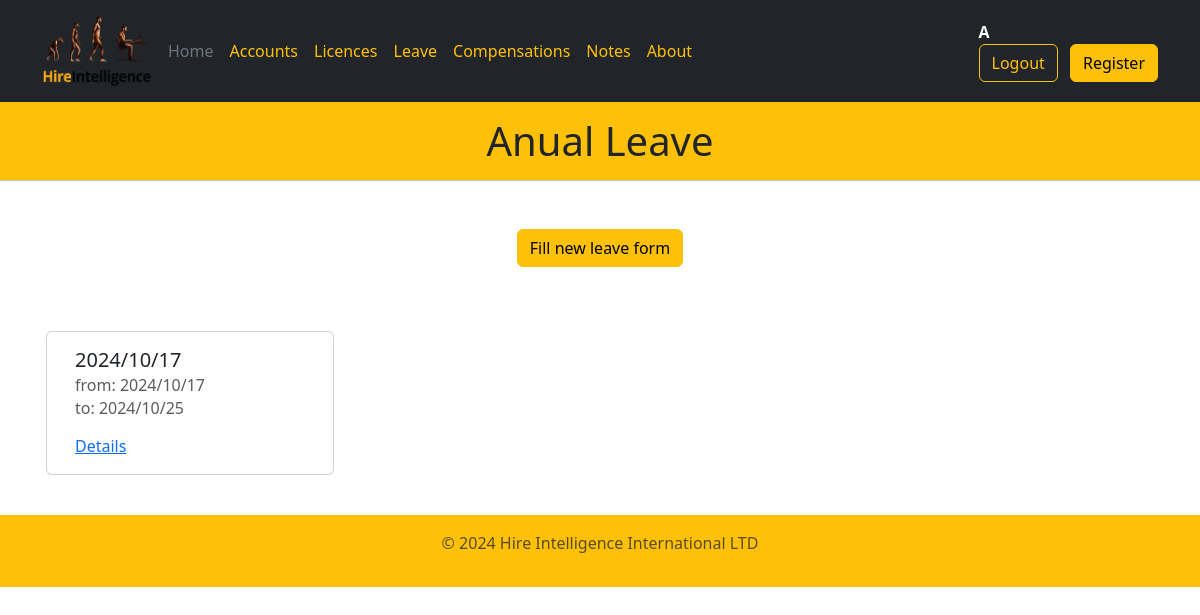
/anual_leave (signed in), run on the app's committed database.
### models.py (models this page shows)
class User(db.Model, UserMixin):
    id = db.Column(db.Integer, primary_key=True, autoincrement=True)
    username = db.Column(db.String(80), unique=True, nullable=False)
    password = db.Column(db.String(512), nullable=False)
    email = db.Column(db.String(80), unique=True, nullable=False)
    is_admin = db.Column(db.Boolean)
    is_manager = db.Column(db.Boolean)
    department = db.Column(db.String)

class PersonalDay(db.Model):
    id = db.Column(db.Integer, primary_key=True, autoincrement=True)
    date = db.Column(db.DateTime(timezone=True))
    start_date = db.Column(db.DateTime(timezone=True))
    start_time = db.Column(db.DateTime(timezone=True))
    return_date = db.Column(db.DateTime(timezone=True))
    return_time = db.Column(db.DateTime(timezone=True))
    number_of_days = db.Column(db.Float)
    out_of_country = db.Column(db.Boolean)

### views.py (the view)
    @app.route("/anual_leave", methods=("GET", "POST"))
    def anual_leave():
        anual_leave_list = list(PersonalDay.query.all())
        return render_template("anual-leave.html",
            title="Anual Leave", year=datetime.now().year, list=anual_leave_list)

### templates/anual-leave.html (shortened to what this page needs)
{% extends "base.html" %}  {% block content %}
<h1 class="text-center">{{title}}</h1>
<hr class="mb-5" />
<div class="mt-5 d-flex justify-content-center m-5">
  <a href="{{url_for('add_anual_leave')}}">
    <button class="btn btn-warning">Fill new leave form</button>
  </a>
  </div>
  <div class="container">
    <div>
      <div class="row">
        {% for item in list %}
        <div class="card m-3" style="width: 18rem;">
            <div class="card-body">
              <h5 class="card-title">{{item.start_date.strftime("%Y/%m/%d")}}</h5>
              <h6 class="card-subtitle mb-2 text-muted">
                from: {{item.start_date.strftime("%Y/%m/%d")}}
                 </h6>
                 <h6 class="card-subtitle mb-2 text-muted">
                  to: {{item.return_date.strftime("%Y/%m/%d")}}
                 </h6>
              <a href="{{url_for('licence_detail', licence_id = item.id)}}"
              class="card-link">Details</a>
            </div>
          </div>
        {% endfor %}
    </div>
    </div>
  </div>
{% endblock %} {% block year %} {{year}} {% endblock %}

### templates/base.html (shortened to what this page needs)
<!DOCTYPE html>
<html lang="en">
  <head>
    <link
      rel="stylesheet"
      href="https://cdn.jsdelivr.net/npm/bootstrap@5.3.2/dist/css/bootstrap.min.css"
    />
    <link rel="stylesheet" href="../static/style/style.css">
    {% from 'bootstrap5/form.html' import render_form %}
  </head>
  <body>
    <header class="p-3 text-bg-dark">
      <div class="container">
        <div
          class="d-flex flex-wrap align-items-center justify-content-center justify-content-lg-start"
        >
          <a
            href="/"
            class="d-flex align-items-center mb-2 mb-lg-0 text-white text-decoration-none"
          >
          <img
          src="{{ url_for('static', filename='images/Hire Intelligence - Logo Design.png') }}"
          alt="Logo"
          width="110"
          height="70"
          class="me-2"
        />
          </a>
          <ul
            class="nav col-12 col-lg-auto me-lg-auto mb-2 justify-content-center mb-md-0"
          >
            <li>
              <a href="{{url_for('home')}}" class="nav-link px-2 text-secondary"
                >Home</a
              >
            </li>
            <li>
              <a href="{{url_for('accounts')}}" class="nav-link px-2 text-warning"
                >Accounts</a
              >
            </li>
            <li>
              <a
                href="{{url_for('licences')}}"
                class="nav-link px-2 text-warning"
                >Licences</a
              >
            </li>
              <a
                href="{{url_for('leave')}}"
                class="nav-link px-2 text-warning"
                >Leave</a
              >
            <li>
              <a
                href="{{url_for('compensation')}}"
                class="nav-link px-2 text-warning"
                >Compensations</a
              >
            </li>
            <li>
              <a
                href="{{url_for('notes')}}"
                class="nav-link px-2 text-warning"
                >Notes</a
              >
            </li>
            <li>
              <a href="{{url_for('about')}}" class="nav-link px-2 text-warning"
                >About</a
              >
            </li>
          </ul>
          <div class="text-end">
            {% if current_user.username %}
            <span class="fw-bold d-flex align-items-center">
              {{current_user.username | capitalize}} &nbsp;
            </span>
            <button type="button" class="btn btn-outline-warning me-2"
            onclick="window.location.href='{{ url_for("logout") }}'">
            Logout</button>
            {% else %}
            <a href="{{url_for('login')}}"><button type="button" class="btn btn-outline-warning me-2">Login</button></a>
            {% endif %}
            {% if current_user.is_admin or user_length|length < 1 %}
            <a href="{{url_for('register')}}"><button type="button" class="btn btn-warning">Register</button></a>
            {% endif %}
          </div>
        </div>
      </div>
    </header>
    {% block content %} {% endblock %}
    <footer class="py-3 my-4" >
      <p class="text-center text-body-secondary">© {% block year %} {% endblock %} Hire Intelligence International LTD </p>
    </footer>
  </body>
</html>

### static/style/style.css (style rules this page uses)
h1 { background-color: #ffc107; margin: 0px; padding: 15px; }
hr { background-color: #ffc107; margin : 0px; }
footer { background-color: #ffc107; margin-bottom: 0px; }

### data on the page
User: username "A"
PersonalDay: start_date "2024/10/17", return_date "2024/10/25"

### other printed values
{{ title }} "Anual Leave"
